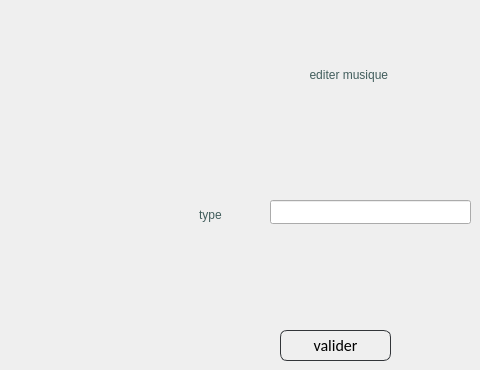
          <widget class="QWidget" name="page_14">
           <widget class="QLabel" name="label_67">
            <property name="geometry">
             <rect>
              <x>250</x>
              <y>60</y>
              <width>201</width>
              <height>31</height>
             </rect>
            </property>
            <property name="toolTip">
             <string>&lt;html&gt;&lt;head/&gt;&lt;body&gt;&lt;p align=&quot;center&quot;&gt;nom&lt;/p&gt;&lt;/body&gt;&lt;/html&gt;</string>
            </property>
            <property name="styleSheet">
             <string notr="true">color:rgb(65, 93, 92);

font: 13pt &quot;Allura&quot;;
background: transparent;
</string>
            </property>
            <property name="text">
             <string>&lt;html&gt;&lt;head/&gt;&lt;body&gt;&lt;p align=&quot;center&quot;&gt;editer musique
&lt;/p&gt;&lt;/body&gt;&lt;/html&gt;</string>
            </property>
           </widget>
           <widget class="QLineEdit" name="lineEdit_33">
            <property name="geometry">
             <rect>
              <x>270</x>
              <y>200</y>
              <width>201</width>
              <height>24</height>
             </rect>
            </property>
           </widget>
           <widget class="QLabel" name="label_68">
            <property name="geometry">
             <rect>
              <x>110</x>
              <y>200</y>
              <width>201</width>
              <height>31</height>
             </rect>
            </property>
            <property name="toolTip">
             <string>&lt;html&gt;&lt;head/&gt;&lt;body&gt;&lt;p align=&quot;center&quot;&gt;nom&lt;/p&gt;&lt;/body&gt;&lt;/html&gt;</string>
            </property>
            <property name="styleSheet">
             <string notr="true">color:rgb(65, 93, 92);

font: 13pt &quot;Allura&quot;;
background: transparent;
</string>
            </property>
            <property name="text">
             <string>&lt;html&gt;&lt;head/&gt;&lt;body&gt;&lt;p align=&quot;center&quot;&gt;type&lt;/p&gt;&lt;/body&gt;&lt;/html&gt;</string>
            </property>
           </widget>
           <widget class="QPushButton" name="pushButton_49">
            <property name="geometry">
             <rect>
              <x>280</x>
              <y>330</y>
              <width>111</width>
              <height>31</height>
             </rect>
            </property>
            <property name="styleSheet">
             <string notr="true">
QPushButton
{
	background: transparent;
	border-style:solid;
	border-radius:7px;
	border-width:1px;
border-color: rgb(50, 53, 57);
	color:rgb(0,0,0);
	font-size:16px;
font-family:Calibri;
}

QPushButton:hover
{
	background-color: #00000000;
	border-color: rgb(30, 227, 0);
	/*color:rgb(30, 227, 0);*/
}

QPushButton:focus
{
	background-color:  rgb(30, 227, 0);
	border-color: rgba(30, 227, 0,0);
	color:rgb(255, 255, 255);
}
</string>
            </property>
            <property name="text">
             <string>valider</string>
            </property>
           </widget>
          </widget>
